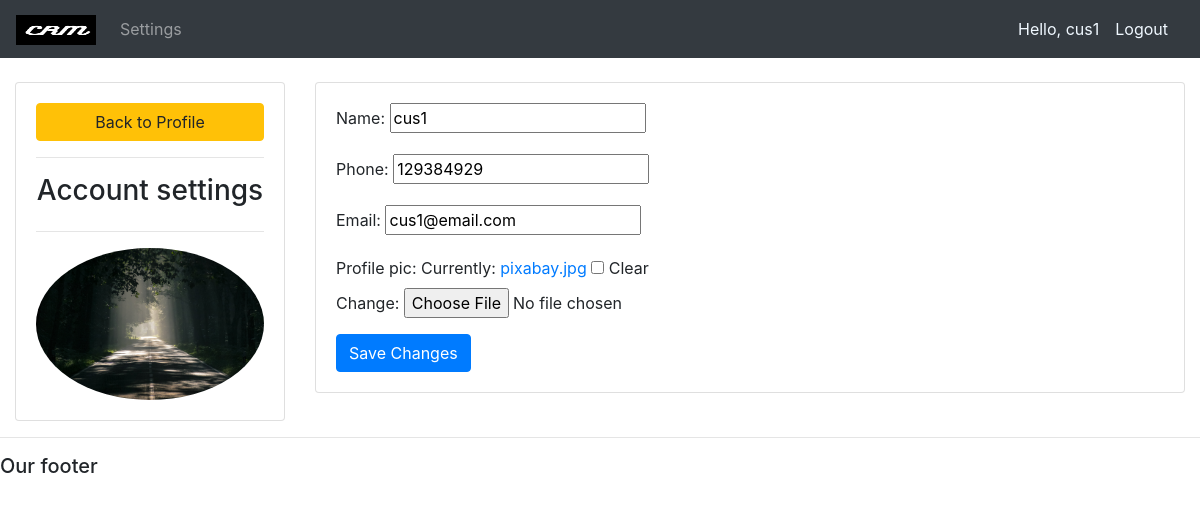
Screenshot of /settings/ (signed in) with the database file from the repository.
### crm_app/models.py (models this page shows, shortened)
class Customer(models.Model):
	user = models.OneToOneField(User, null=True, blank=True, on_delete=models.CASCADE)
	name = models.CharField(max_length=200, null=True)
	phone = models.CharField(max_length=200, null=True)
	email = models.CharField(max_length=200, null=True)
	profile_pic = models.ImageField(null=True,blank=True)
	date_created = models.DateTimeField(auto_now_add=True, null=True)

### crm_app/decorators.py (the view)
        def wrapper_func(request, *args, **kwargs):
            group = None
            if request.user.groups.exists():
                group = request.user.groups.all()[0].name
            if group in allowed_roles:
                return func(request,*args,**kwargs)
            else:
                return HttpResponse('You are not authorized to view this page')

### crm_app/forms.py
class CreateCustomerForm(ModelForm):
    class Meta:
        model = Customer
        fields = '__all__'
        exclude = ['user']

### crm_app/views.py (called while the page is built)
@login_required(login_url='login')
@allowed_users(allowed_roles=['customer'])
def settings(request):
	customer = request.user.customer
	form = CreateCustomerForm(instance=customer)
	if request.method == 'POST':
		form = CreateCustomerForm(request.POST,request.FILES,instance=customer)
		if form.is_valid():
			form.save
	context = {'form':form}
	return render(request,'crm_app/account_settings.html',context)

### templates/crm_app/account_settings.html (shortened to what this page needs)
{%  extends 'crm_app/main.html' %}
{% block content %}
<br>
<div class="row">
    <div class="col-md-3">
        <div class="card card-body">
            <a class="btn btn-warning" href="{% url 'home' %}">Back to Profile</a>
            <hr>
            <h3 style="text-align: center;">Account settings</h3>
            <hr>
            <img class="profile-pic" src="{{request.user.customer.profile_pic.url}}" alt="">
        </div>
    </div>
    <div class="col-md-9">
        <div class="card card-body">
            <form method="POST" action="" enctype="multipart/form-data">
                {{form.as_p}}
                <input class="btn btn-primary" type="submit" name="update information" value="Save Changes">
            </form>
        </div>
    </div>
</div>
{% endblock %}

### templates/crm_app/navbar.html (shortened to what this page needs)
{% load static %}
<nav class="navbar navbar-expand-lg navbar-dark bg-dark">
    <a class="navbar-brand" href="{% url 'home' %}"><img width="80" height="30" src="{% static 'images/CRM.png' %}" alt="crm logo"></a>
    <div class="collapse navbar-collapse" id="navbarNav">
      <ul class="navbar-nav">
      {% if request.user.is_staff %}
        <li class="nav-item active">
          <a class="nav-link" href="{% url 'home' %}">Dashboard</a>
        </li>
        <li class="nav-item">
          <a class="nav-link" href="{% url 'products'  %}">Products</a>
        </li>
        {% else %}
        <li class="nav-item">
          <a class="nav-link" href="{% url 'settings'  %}">Settings</a>
        </li>
        {% endif %}
      </ul>
    </div>
    <span style="color: aliceblue;">Hello, {{request.user}}</span>
    <span><a class="nav-item nav-link" style="color:aliceblue" href="{% url 'logout' %}">Logout</a></span>
  </nav>

### templates/crm_app/account_settings.html (style rules this page uses)
.profile-pic { border-radius: 50%; }

### rows the page displays
Customer: name "cus1", phone "129384929", email "cus1@email.com"

### other values shown
{{ request.user }} "cus1"
